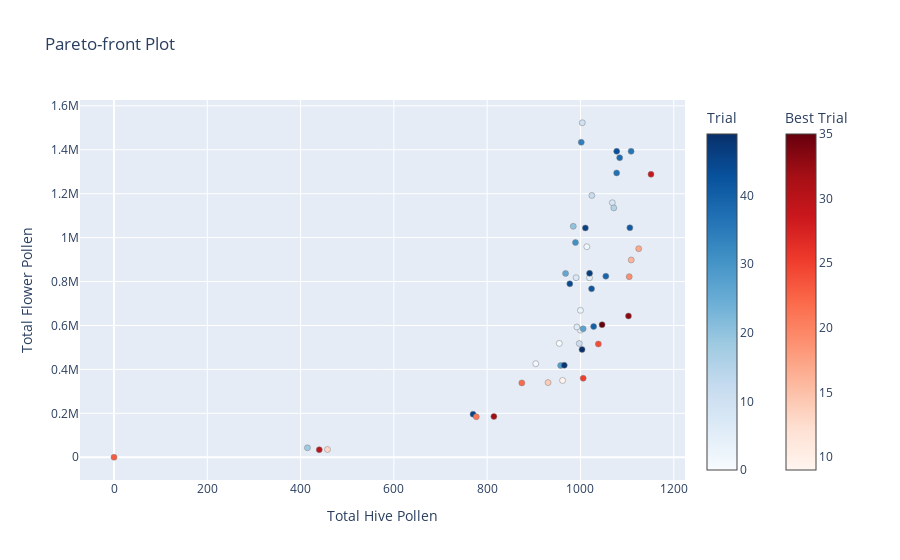

This figure's notebook cell:
### Code cell
# fig = optuna.visualization.plot_optimization_history(study, target=lambda t: t.values[0])
fig = optuna.visualization.plot_pareto_front(study, target_names=["Total Hive Pollen", "Total Flower Pollen"])
fig.show()

### Figure 1 — Plotly figure (JSON) as saved in the notebook; plotly's stock layout.template omitted (floating-point values rounded to 4 significant figures)
{"data": [{"hovertemplate": "%{text}<extra>Trial</extra>", "marker": {"color": [0, 1, 2, 3, 4, 5, 6, 7, 8, 10, 11, 12, 15, 18, 20, 26, 27, 28, 31, 34, 36, 37, 38, 39, 40, 41, 42, 43, 44, 45, 46, 47, 48, 49], "colorbar": {"title": {"text": "Trial"}}, "colorscale": [[0, "rgb(247,251,255)"], [0.125, "rgb(222,235,247)"], [0.25, "rgb(198,219,239)"], [0.375, "rgb(158,202,225)"], [0.5, "rgb(107,174,214)"], [0.625, "rgb(66,146,198)"], [0.75, "rgb(33,113,181)"], [0.875, "rgb(8,81,156)"], [1, "rgb(8,48,107)"]], "line": {"color": "Grey", "width": 0.5}}, "mode": "markers", "showlegend": false, "text": ["{<br>  \"number\": 0,<br>  \"values\": [<br>    954.5822835432914,<br>    518332.1731653669<br>  ],<br>  \"params\": {<br>    \"flower-pollen-density\": 0.35000000000000003<br>  }<br>}", "{<br>  \"number\": 1,<br>  \"values\": [<br>    904.2089582083584,<br>    425981.0023995201<br>  ],<br>  \"params\": {<br>    \"flower-pollen-density\": 0.30000000000000004<br>  }<br>}", "{<br>  \"number\": 2,<br>  \"values\": [<br>    1013.5994801039792,<br>    958563.6278744251<br>  ],<br>  \"params\": {<br>    \"flower-pollen-density\": 0.65<br>  }<br>}", "{<br>  \"number\": 3,<br>  \"values\": [<br>    999.9432113577285,<br>    669007.9096180764<br>  ],<br>  \"params\": {<br>    \"flower-pollen-density\": 0.45<br>  }<br>}", "{<br>  \"number\": 4,<br>  \"values\": [<br>    1000.0469906018797,<br>    578622.2179564087<br>  ],<br>  \"params\": {<br>    \"flower-pollen-density\": 0.4<br>  }<br>}", "{<br>  \"number\": 5,<br>  \"values\": [<br>    1019.3847230553889,<br>    817089.1425714857<br>  ],<br>  \"params\": {<br>    \"flower-pollen-density\": 0.55<br>  }<br>}", "{<br>  \"number\": 6,<br>  \"values\": [<br>    992.2795440911817,<br>    593013.1287742452<br>  ],<br>  \"params\": {<br>    \"flower-pollen-density\": 0.4<br>  }<br>}", "{<br>  \"number\": 7,<br>  \"values\": [<br>    990.6448710257948,<br>    817518.5678864227<br>  ],<br>  \"params\": {<br>    \"flower-pollen-density\": 0.55<br>  }<br>}", "{<br>  \"number\": 8,<br>  \"values\": [<br>    1068.3237352529495,<br>    1158832.1453709258<br>  ],<br>  \"params\": {<br>    \"flower-pollen-density\": 0.75<br>  }<br>}", "{<br>  \"number\": 10,<br>  \"values\": [<br>    1003.9016196760648,<br>    1523047.176764647<br>  ],<br>  \"params\": {<br>    \"flower-pollen-density\": 1.0<br>  }<br>}", "{<br>  \"number\": 11,<br>  \"values\": [<br>    997.4831033793241,<br>    517828.5148970206<br>  ],<br>  \"params\": {<br>    \"flower-pollen-density\": 0.35000000000000003<br>  }<br>}", "{<br>  \"number\": 12,<br>  \"values\": [<br>    1024.3691261747651,<br>    1191878.1149770047<br>  ],<br>  \"params\": {<br>    \"flower-pollen-density\": 0.8<br>  }<br>}", "{<br>  \"number\": 15,<br>  \"values\": [<br>    1071.486102779444,<br>    1135450.5192961409<br>  ],<br>  \"params\": {<br>    \"flower-pollen-density\": 0.75<br>  }<br>}", "{<br>  \"number\": 18,<br>  \"values\": [<br>    414.6942611477704,<br>    42997.27854429114<br>  ],<br>  \"params\": {<br>    \"flower-pollen-density\": 0.05<br>  }<br>}", "{<br>  \"number\": 20,<br>  \"values\": [<br>    984.5470905818836,<br>    1051458.475504899<br>  ],<br>  \"params\": {<br>    \"flower-pollen-density\": 0.7000000000000001<br>  }<br>}", "{<br>  \"number\": 26,<br>  \"values\": [<br>    968.0897820435913,<br>    837203.6926614677<br>  ],<br>  \"params\": {<br>    \"flower-pollen-density\": 0.55<br>  }<br>}", "{<br>  \"number\": 27,<br>  \"values\": [<br>    1005.7160567886423,<br>    585236.7148570286<br>  ],<br>  \"params\": {<br>    \"flower-pollen-density\": 0.4<br>  }<br>}", "{<br>  \"number\": 28,<br>  \"values\": [<br>    957.4775044991002,<br>    417702.01579684066<br>  ],<br>  \"params\": {<br>    \"flower-pollen-density\": 0.30000000000000004<br>  }<br>}", "{<br>  \"number\": 31,<br>  \"values\": [<br>    989.2847430513897,<br>    977629.5672865427<br>  ],<br>  \"params\": {<br>    \"flower-pollen-density\": 0.65<br>  }<br>}", "{<br>  \"number\": 34,<br>  \"values\": [<br>    1001.7152569486103,<br>    1434156.5830833833<br>  ],<br>  \"params\": {<br>    \"flower-pollen-density\": 0.9500000000000001<br>  }<br>}", "{<br>  \"number\": 36,<br>  \"values\": [<br>    1108.5416916616678,<br>    1392912.200959808<br>  ],<br>  \"params\": {<br>    \"flower-pollen-density\": 0.9<br>  }<br>}", "{<br>  \"number\": 37,<br>  \"values\": [<br>    1077.5582883423315,<br>    1294614.5172965408<br>  ],<br>  \"params\": {<br>    \"flower-pollen-density\": 0.8500000000000001<br>  }<br>}", "{<br>  \"number\": 38,<br>  \"values\": [<br>    1084.0163967206558,<br>    1363968.070385923<br>  ],<br>  \"params\": {<br>    \"flower-pollen-density\": 0.9<br>  }<br>}", "{<br>  \"number\": 39,<br>  \"values\": [<br>    1054.377924415117,<br>    824279.651269746<br>  ],<br>  \"params\": {<br>    \"flower-pollen-density\": 0.55<br>  }<br>}", "{<br>  \"number\": 40,<br>  \"values\": [<br>    1028.2231553689262,<br>    595026.4701059788<br>  ],<br>  \"params\": {<br>    \"flower-pollen-density\": 0.4<br>  }<br>}", "{<br>  \"number\": 41,<br>  \"values\": [<br>    1105.8652269546092,<br>    1045003.9706058789<br>  ],<br>  \"params\": {<br>    \"flower-pollen-density\": 0.7000000000000001<br>  }<br>}", "{<br>  \"number\": 42,<br>  \"values\": [<br>    1023.7732453509299,<br>    766919.3433313337<br>  ],<br>  \"params\": {<br>    \"flower-pollen-density\": 0.5<br>  }<br>}", "{<br>  \"number\": 43,<br>  \"values\": [<br>    1077.6940611877624,<br>    1392910.077384523<br>  ],<br>  \"params\": {<br>    \"flower-pollen-density\": 0.9<br>  }<br>}", "{<br>  \"number\": 44,<br>  \"values\": [<br>    977.1559688062388,<br>    789617.174365127<br>  ],<br>  \"params\": {<br>    \"flower-pollen-density\": 0.55<br>  }<br>}", "{<br>  \"number\": 45,<br>  \"values\": [<br>    769.6980603879224,<br>    196101.27834433113<br>  ],<br>  \"params\": {<br>    \"flower-pollen-density\": 0.15000000000000002<br>  }<br>}", "{<br>  \"number\": 46,<br>  \"values\": [<br>    1010.5198960207958,<br>    1044032.2633473305<br>  ],<br>  \"params\": {<br>    \"flower-pollen-density\": 0.7000000000000001<br>  }<br>}", "{<br>  \"number\": 47,<br>  \"values\": [<br>    1019.5288942211557,<br>    837316.7652469506<br>  ],<br>  \"params\": {<br>    \"flower-pollen-density\": 0.55<br>  }<br>}", "{<br>  \"number\": 48,<br>  \"values\": [<br>    965.25274945011,<br>    418801.97360527894<br>  ],<br>  \"params\": {<br>    \"flower-pollen-density\": 0.30000000000000004<br>  }<br>}", "{<br>  \"number\": 49,<br>  \"values\": [<br>    1003.3629274145171,<br>    490337.43351329735<br>  ],<br>  \"params\": {<br>    \"flower-pollen-density\": 0.35000000000000003<br>  }<br>}"], "type": "scatter", "x": [954.6, 904.2, 1014.0, 999.9, 1000.0, 1019.0, 992.3, 990.6, 1068.0, 1004.0, 997.5, 1024.0, 1071.0, 414.7, 984.5, 968.1, 1006.0, 957.5, 989.3, 1002.0, 1109.0, 1078.0, 1084.0, 1054.0, 1028.0, 1106.0, 1024.0, 1078.0, 977.2, 769.7, 1011.0, 1020.0, 965.3, 1003.0], "y": [518300.0, 426000.0, 958600.0, 669000.0, 578600.0, 817100.0, 593000.0, 817500.0, 1159000.0, 1523000.0, 517800.0, 1192000.0, 1135000.0, 43000.0, 1051000.0, 837200.0, 585200.0, 417700.0, 977600.0, 1434000.0, 1393000.0, 1295000.0, 1364000.0, 824300.0, 595000.0, 1045000.0, 766900.0, 1393000.0, 789600.0, 196100.0, 1044000.0, 837300.0, 418800.0, 490300.0]}, {"hovertemplate": "%{text}<extra>Best Trial</extra>", "marker": {"color": [9, 13, 14, 16, 17, 19, 21, 22, 23, 24, 25, 29, 30, 32, 33, 35], "colorbar": {"title": {"text": "Best Trial"}, "x": 1.1, "xpad": 40, "y": 0.5}, "colorscale": [[0, "rgb(255,245,240)"], [0.125, "rgb(254,224,210)"], [0.25, "rgb(252,187,161)"], [0.375, "rgb(252,146,114)"], [0.5, "rgb(251,106,74)"], [0.625, "rgb(239,59,44)"], [0.75, "rgb(203,24,29)"], [0.875, "rgb(165,15,21)"], [1, "rgb(103,0,13)"]], "line": {"color": "Grey", "width": 0.5}}, "mode": "markers", "showlegend": false, "text": ["{<br>  \"number\": 9,<br>  \"values\": [<br>    961.6638672265547,<br>    349654.1927614477<br>  ],<br>  \"params\": {<br>    \"flower-pollen-density\": 0.25<br>  }<br>}", "{<br>  \"number\": 13,<br>  \"values\": [<br>    457.625674865027,<br>    35311.8950209958<br>  ],<br>  \"params\": {<br>    \"flower-pollen-density\": 0.05<br>  }<br>}", "{<br>  \"number\": 14,<br>  \"values\": [<br>    930.5640871825635,<br>    339995.1569686063<br>  ],<br>  \"params\": {<br>    \"flower-pollen-density\": 0.25<br>  }<br>}", "{<br>  \"number\": 16,<br>  \"values\": [<br>    1108.7886422715458,<br>    898335.300539892<br>  ],<br>  \"params\": {<br>    \"flower-pollen-density\": 0.6000000000000001<br>  }<br>}", "{<br>  \"number\": 17,<br>  \"values\": [<br>    1124.866626674665,<br>    949669.9324135173<br>  ],<br>  \"params\": {<br>    \"flower-pollen-density\": 0.65<br>  }<br>}", "{<br>  \"number\": 19,<br>  \"values\": [<br>    1104.5378924215156,<br>    822177.3205358929<br>  ],<br>  \"params\": {<br>    \"flower-pollen-density\": 0.55<br>  }<br>}", "{<br>  \"number\": 21,<br>  \"values\": [<br>    776.6768646270746,<br>    184164.14137172565<br>  ],<br>  \"params\": {<br>    \"flower-pollen-density\": 0.15000000000000002<br>  }<br>}", "{<br>  \"number\": 22,<br>  \"values\": [<br>    874.2955408918216,<br>    338600.5594881024<br>  ],<br>  \"params\": {<br>    \"flower-pollen-density\": 0.25<br>  }<br>}", "{<br>  \"number\": 23,<br>  \"values\": [<br>    0.0,<br>    0.0<br>  ],<br>  \"params\": {<br>    \"flower-pollen-density\": 0.0<br>  }<br>}", "{<br>  \"number\": 24,<br>  \"values\": [<br>    1038.3419316136772,<br>    515582.9222155569<br>  ],<br>  \"params\": {<br>    \"flower-pollen-density\": 0.35000000000000003<br>  }<br>}", "{<br>  \"number\": 25,<br>  \"values\": [<br>    1005.8332333533293,<br>    359740.4171165767<br>  ],<br>  \"params\": {<br>    \"flower-pollen-density\": 0.25<br>  }<br>}", "{<br>  \"number\": 29,<br>  \"values\": [<br>    1151.2037592481504,<br>    1288234.2851429714<br>  ],<br>  \"params\": {<br>    \"flower-pollen-density\": 0.8500000000000001<br>  }<br>}", "{<br>  \"number\": 30,<br>  \"values\": [<br>    440.05098980203957,<br>    34363.80363927215<br>  ],<br>  \"params\": {<br>    \"flower-pollen-density\": 0.05<br>  }<br>}", "{<br>  \"number\": 32,<br>  \"values\": [<br>    814.4135172965407,<br>    185783.76064787043<br>  ],<br>  \"params\": {<br>    \"flower-pollen-density\": 0.15000000000000002<br>  }<br>}", "{<br>  \"number\": 33,<br>  \"values\": [<br>    1102.9114177164568,<br>    643084.7284543092<br>  ],<br>  \"params\": {<br>    \"flower-pollen-density\": 0.45<br>  }<br>}", "{<br>  \"number\": 35,<br>  \"values\": [<br>    1046.3153369326135,<br>    603727.8284343132<br>  ],<br>  \"params\": {<br>    \"flower-pollen-density\": 0.4<br>  }<br>}"], "type": "scatter", "x": [961.7, 457.6, 930.6, 1109.0, 1125.0, 1105.0, 776.7, 874.3, 0, 1038.0, 1006.0, 1151.0, 440.1, 814.4, 1103.0, 1046.0], "y": [349700.0, 35310.0, 340000.0, 898300.0, 949700.0, 822200.0, 184200.0, 338600.0, 0, 515600.0, 359700.0, 1288000.0, 34360.0, 185800.0, 643100.0, 603700.0]}], "layout": {"autosize": true, "title": {"text": "Pareto-front Plot"}, "xaxis": {"autorange": true, "range": [-70.55, 1222.0], "title": {"text": "Total Hive Pollen"}, "type": "linear"}, "yaxis": {"autorange": true, "range": [-125700.0, 1649000.0], "title": {"text": "Total Flower Pollen"}, "type": "linear"}}}
